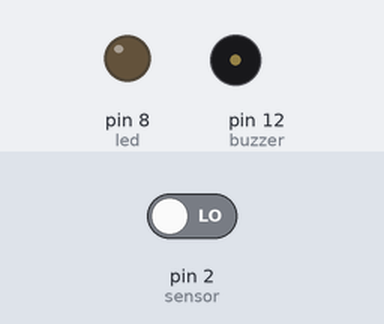
A sketch run on a simulated Arduino Uno, built with avr-gcc and run on an emulated ATmega328P. On the bench: output pins drawn as LEDs (lit = HIGH), buzzer (waves = sounding, pin HIGH). Inputs (shaded band) come from the test bench; at power-on: pin 2 (sensor) LOW.

Above: at 1.2 s.
1.3 s: pin 2 (sensor) driven HIGH
At 1.8 s:
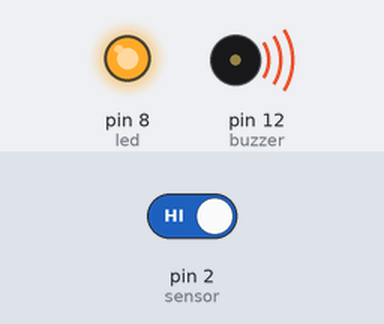
2.8 s: pin 2 (sensor) driven LOW
At 4.2 s:
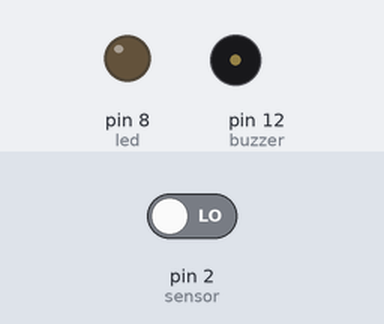
Timing chart, 0 to 5.8 s (numbered marks = the images above; inputs shaded):
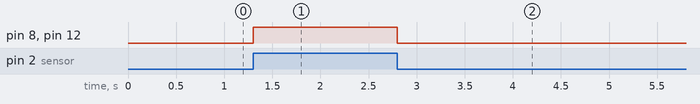

The sketch:

PIR_sensor.ino
```cpp
int sensor=2;
int buzzer=12;
int led=8;

void setup()
{
  pinMode(sensor,INPUT);
  pinMode(buzzer,OUTPUT);
  pinMode(led,OUTPUT);
}

void loop()
{
  int sensorval=digitalRead(sensor);
  if(sensorval==HIGH)
  {
    digitalWrite(buzzer,HIGH);
    digitalWrite(led,HIGH);
  }
  else
  {
    digitalWrite(buzzer,LOW);
    digitalWrite(led,LOW);
  }
}
```

Measured:
- after the input at 1.3 s, pin 8 (led), pin 12 (buzzer): LOW → HIGH at once
- after the input at 2.8 s, pin 8 (led), pin 12 (buzzer): HIGH → LOW at once
